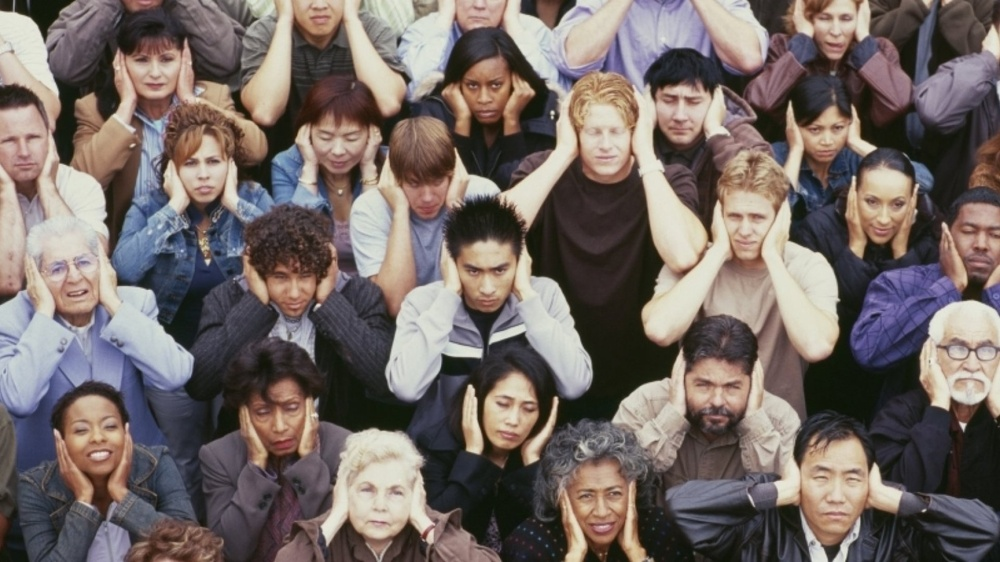
#> input picture FacialRecognition/getty_475085221_970581970450081_64301.jpg, 1000 x 562 px, shrunk from 1920 x 1080 before the run
$ python Image.py
#> lines starting #> are read from the running program, lines starting #| are printed output that depends on the picture; after the words box and inside, x2 and y2 are one past the last pixel; in counts of white or black regions, pixels touching at a corner belong together
import cv2
from random import randrange

# Import Data
trained_face_data = cv2.CascadeClassifier('haarcascade_frontalface_default.xml')

# Import image
img = cv2.imread('getty_475085221_970581970450081_64301.jpg')
#> img is the input picture: shape (562, 1000, 3); mean B, G, R 101.9, 105.8, 116.6

# Greyscale
grayscaled_img = cv2.cvtColor(img, cv2.COLOR_BGR2GRAY)
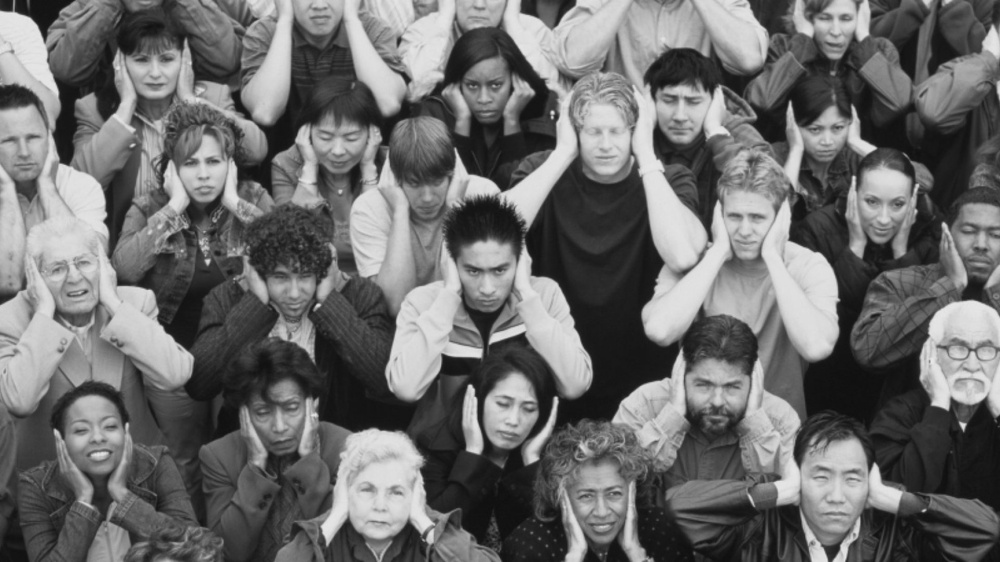
#> grayscaled_img: shape (562, 1000); min 14, max 235, mean 108.6

# Detect Faces
face_coordinates = trained_face_data.detectMultiScale(grayscaled_img)
#> face_coordinates = 21 rows, first 6: [812, 1, 48, 48], [803, 111, 50, 50], [171, 137, 66, 66], [455, 64, 58, 58], [344, 196, 53, 53], [572, 106, 66, 66]

print(face_coordinates)
#> (printed output is left out)

# Draws Rectangles around Faces
for (x, y, w, h) in face_coordinates:
    cv2.rectangle(img, (x, y), (x+w, y+h), (randrange(128, 256), randrange(128, 256), randrange(128, 256)), 5)
#> this loop made 21 passes
#> (x, y, w, h) on passes 1 to 12: (812, 1, 48, 48), (803, 111, 50, 50), (171, 137, 66, 66), (455, 64, 58, 58), (344, 196, 53, 53), (572, 106, 66, 66), (0, 120, 50, 50), (122, 36, 64, 64), (647, 76, 65, 65), (847, 173, 77, 77), (711, 191, 70, 70), (37, 239, 71, 71)
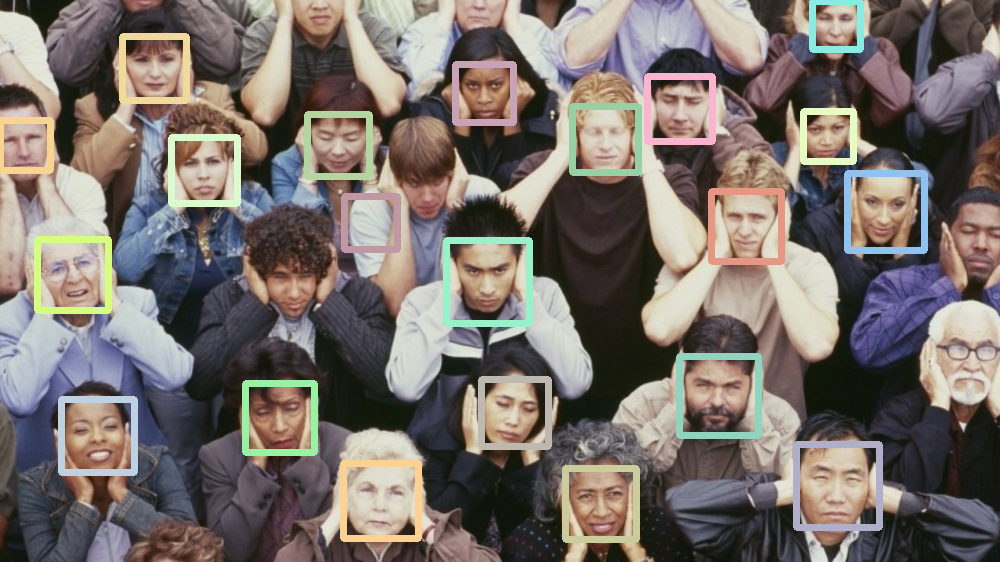
#> img: shape (562, 1000, 3); 6.85% of pixels changed, all inside (x1, y1, x2, y2) = (0, 0, 928, 543)

# Display image
cv2.imshow('Face Detector', img)
cv2.waitKey()

$ run again, with FacialRecognition/20180720_Banquet_004-1-1600x500.jpg copied over FacialRecognition/getty_475085221_970581970450081_64301.jpg
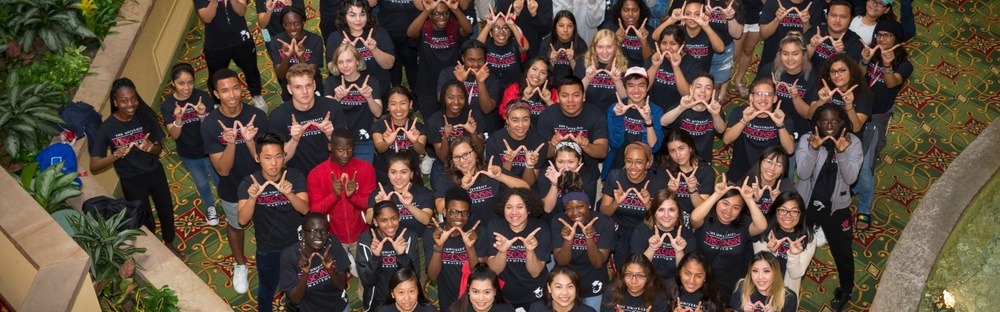
#> input picture FacialRecognition/20180720_Banquet_004-1-1600x500.jpg, 1000 x 312 px, shrunk from 1600 x 500 before the run
#> img is the input picture: shape (312, 1000, 3); mean B, G, R 61.6, 74, 91.7
#> `grayscaled_img = cv2.cvtColor(img, cv2.COLOR_BGR2GRAY)`:
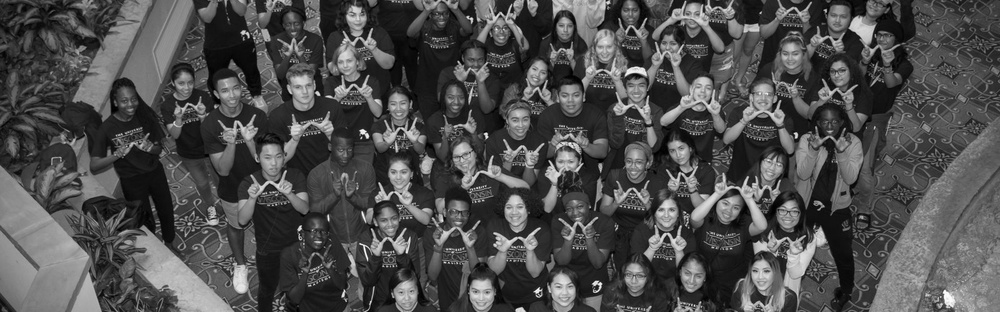
#> grayscaled_img: shape (312, 1000); min 0, max 254, mean 77.9
#> face_coordinates = 39 rows, first 6: [618, 1, 25, 25], [343, 4, 27, 27], [825, 5, 28, 28], [280, 13, 25, 25], [552, 16, 26, 26], [592, 36, 27, 27]
#> (printed output is left out)
#> the loop `for (x, y, w, h) in face_coordinates:` made 39 passes
#> after the loop `for (x, y, w, h) in face_coordinates:`:
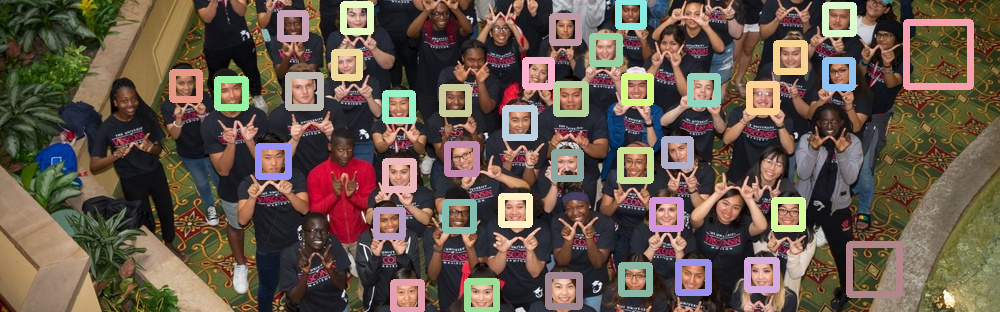
#> img: shape (312, 1000, 3); 9.9% of pixels changed, all inside (x1, y1, x2, y2) = (169, 0, 974, 312)

$ run again, with FacialRecognition/71OpO-3gUfL._SS500_.jpg copied over FacialRecognition/getty_475085221_970581970450081_64301.jpg
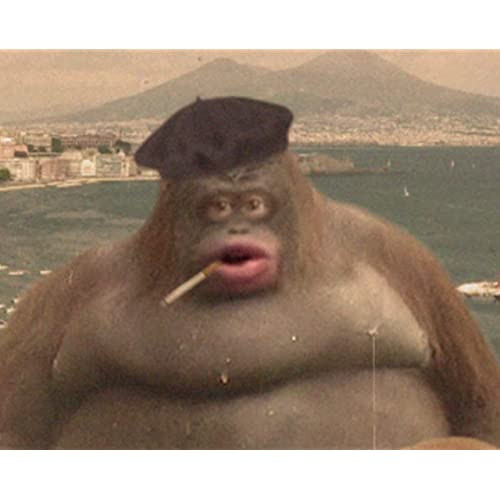
#> input picture FacialRecognition/71OpO-3gUfL._SS500_.jpg, 500 x 500 px
#> img is the input picture: shape (500, 500, 3); mean B, G, R 121.9, 138.6, 157.3
#> `grayscaled_img = cv2.cvtColor(img, cv2.COLOR_BGR2GRAY)`:
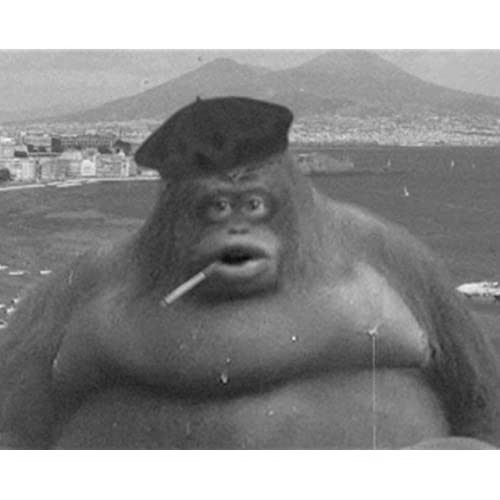
#> grayscaled_img: shape (500, 500); min 11, max 255, mean 142.3
#> face_coordinates = ()
